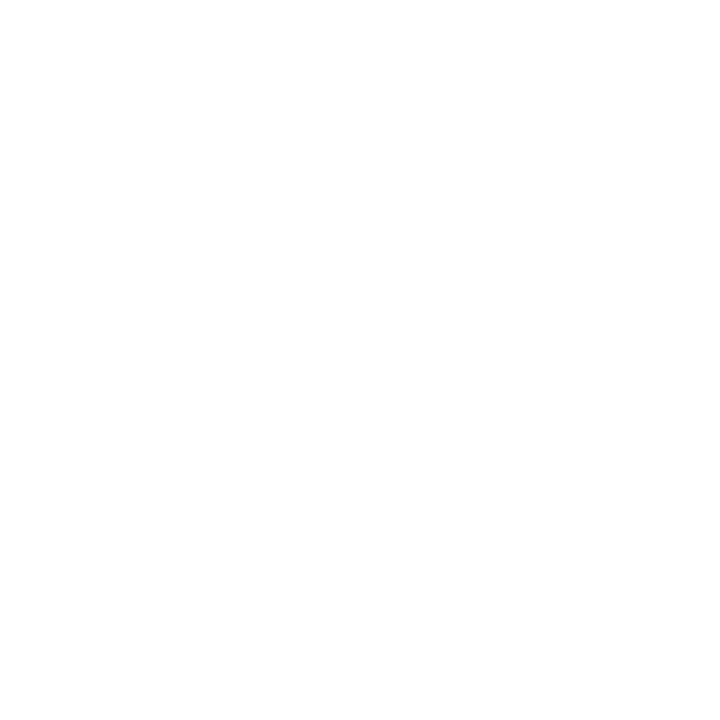
Frame 1 (no input)
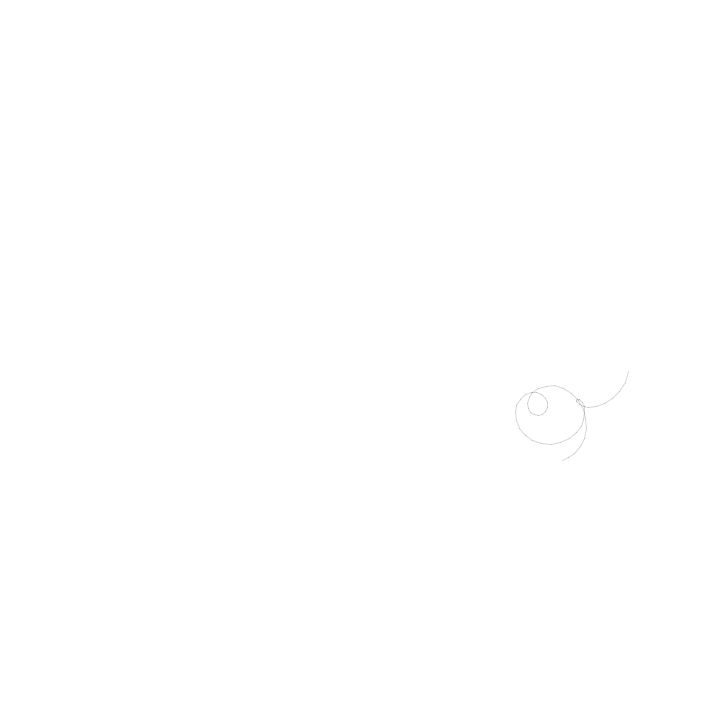
Frame 60 (the mouse pressed at the canvas centre just before this capture)
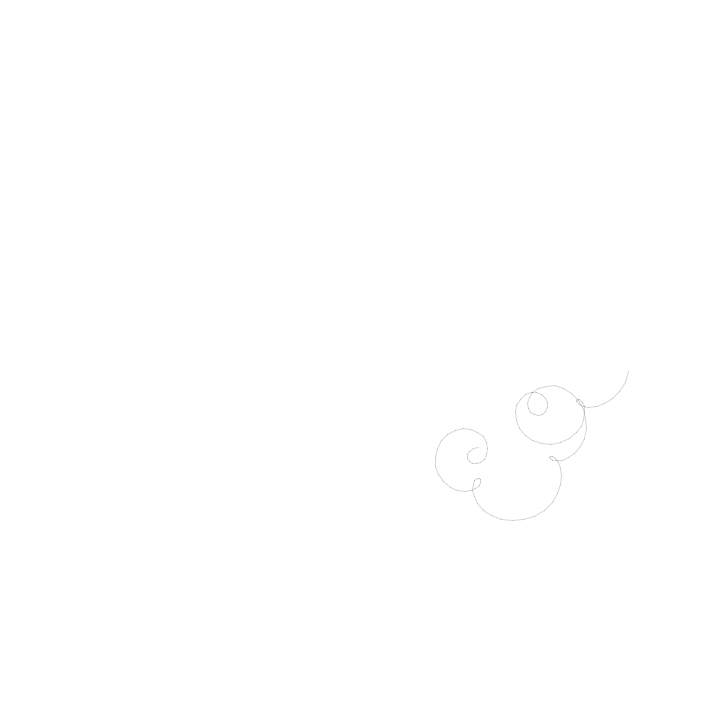
Frame 120 (the mouse held since frame 60 and released just before this capture)

The Processing sketch that drew these frames (run headless with seeded random() and noise(); from frame 60 on, the mouse is pressed at the canvas centre):

// Processing sketch: processing_146939
// ── processing_146939.pde

float raggio1 = 144;
float raggio2 = 72;
float raggio3 = 36;
float raggio4 = 18;

float passoAngolo1 = PI/937;
float passoAngolo2 = PI/177;
float passoAngolo3 = PI/31;
float passoAngolo4 = PI/9;

float drawRate = 1;

float xPrec = -1;
float yPrec;

void setup()
{
  size(720,720);
  stroke(0,40);
  background(255);
  frameRate(120);
}

void draw () 
{
  float c1x = 360;
  float c1y = 360;
  
  float angolo1 = frameCount*passoAngolo1;
  float c2x = c1x + cos(angolo1)*raggio1;
  float c2y = c1y + sin(angolo1)*raggio1;
  
  float angolo2 = frameCount*passoAngolo2;
  float c3x = c2x + cos(angolo2)*raggio2;
  float c3y = c2y + sin(angolo2)*raggio2;
  
  float angolo3 = frameCount*passoAngolo3;
  float c4x = c3x + cos(angolo3)*raggio3;
  float c4y = c3y + sin(angolo3)*raggio3;
  
  float angolo4 = frameCount*passoAngolo4;
  float c5x = c4x + cos(angolo4)*raggio4;
  float c5y = c4y + sin(angolo4)*raggio4;

  if (xPrec != -1) {
    line(xPrec,yPrec, c5x,c5y );
  }
  xPrec = c5x;
  yPrec = c5y; 

//  if (drawRate < 120) {
//    drawRate *= 1.07;
//    frameRate(drawRate);
//  } 
}

void mouseClicked()
{
  raggio1 = random(310)+10;
  raggio2 = random(320-raggio1)+10;
  raggio3 = random(330-raggio1-raggio2)+10;
  raggio4 = random(340-raggio1-raggio2-raggio3)+10;

  passoAngolo1 = random(0.001,0.04);
  passoAngolo2 = random(0.001,0.08);
  passoAngolo3 = random(0.001,0.16);
  passoAngolo4 = random(0.001,0.32);
  
  background(255);
  drawRate = 1;
  xPrec = -1;
}
